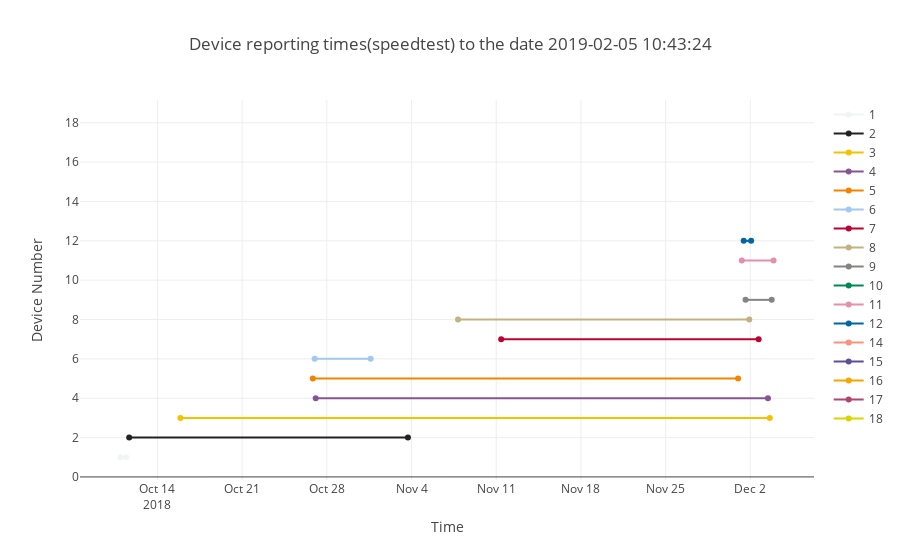

Source (notebook cell):
### Code cell
print("Iperf reporting times:")
data=[]
for i in range(len(device_numbers)):
    try:
        result_upload_first[i] = dateutil.parser.parse(result_upload_first[i]).strftime('%Y-%m-%d %H:%M:%S')
    except:
        result_upload_first[i]=None
    try:    
        result_upload_last[i] = dateutil.parser.parse(result_upload_last[i]).strftime('%Y-%m-%d %H:%M:%S')
    except:
        result_upload_last[i]=None
    print("Device: ", device_numbers[i],"  was reporting from ", result_upload_first[i], " to ",result_upload_last[i])
    trace = go.Scatter(x=[result_upload_first[i],result_upload_last[i]],y=[device_numbers[i],device_numbers[i]], 
                       name = device_numbers[i],marker=dict(color=colors[i]))
    data.append(trace)
layout = dict(title = "Device reporting times(speedtest) "+ title_tail,xaxis=dict(title="Time"),
        yaxis=dict(title="Device Number"))
fig = go.Figure(data=data, layout=layout)
iplot(fig)

### Figure 1 — Plotly figure (JSON) as saved in the notebook; plotly's stock layout.template omitted (floating-point values rounded to 4 significant figures)
{"data": [{"marker": {"color": "#F2F3F4"}, "name": 1, "type": "scatter", "x": ["2018-10-10 22:38:54", "2018-10-11 10:10:20"], "y": [1, 1]}, {"marker": {"color": "#222222"}, "name": 2, "type": "scatter", "x": ["2018-10-11 15:58:37", "2018-11-03 16:52:07"], "y": [2, 2]}, {"marker": {"color": "#F3C300"}, "name": 3, "type": "scatter", "x": ["2018-10-15 21:28:35", "2018-12-03 14:41:47"], "y": [3, 3]}, {"marker": {"color": "#875692"}, "name": 4, "type": "scatter", "x": ["2018-10-27 01:56:01", "2018-12-03 10:59:09"], "y": [4, 4]}, {"marker": {"color": "#F38400"}, "name": 5, "type": "scatter", "x": ["2018-10-26 20:10:16", "2018-11-30 23:46:22"], "y": [5, 5]}, {"marker": {"color": "#A1CAF1"}, "name": 6, "type": "scatter", "x": ["2018-10-26 23:53:09", "2018-10-31 14:52:59"], "y": [6, 6]}, {"marker": {"color": "#BE0032"}, "name": 7, "type": "scatter", "x": ["2018-11-11 09:52:14", "2018-12-02 16:27:57"], "y": [7, 7]}, {"marker": {"color": "#C2B280"}, "name": 8, "type": "scatter", "x": ["2018-11-07 20:14:27", "2018-12-01 21:58:23"], "y": [8, 8]}, {"marker": {"color": "#848482"}, "name": 9, "type": "scatter", "x": ["2018-12-01 14:34:26", "2018-12-03 18:24:06"], "y": [9, 9]}, {"marker": {"color": "#008856"}, "name": 10, "type": "scatter", "x": [null, null], "y": [10, 10]}, {"marker": {"color": "#E68FAC"}, "name": 11, "type": "scatter", "x": ["2018-12-01 07:10:18", "2018-12-03 22:05:59"], "y": [11, 11]}, {"marker": {"color": "#0067A5"}, "name": 12, "type": "scatter", "x": ["2018-12-01 10:52:23", "2018-12-02 01:40:24"], "y": [12, 12]}, {"marker": {"color": "#F99379"}, "name": 14, "type": "scatter", "x": [null, null], "y": [14, 14]}, {"marker": {"color": "#604E97"}, "name": 15, "type": "scatter", "x": [null, null], "y": [15, 15]}, {"marker": {"color": "#F6A600"}, "name": 16, "type": "scatter", "x": [null, null], "y": [16, 16]}, {"marker": {"color": "#B3446C"}, "name": 17, "type": "scatter", "x": [null, null], "y": [17, 17]}, {"marker": {"color": "#DCD300"}, "name": 18, "type": "scatter", "x": [null, null], "y": [18, 18]}], "layout": {"title": "Device reporting times(speedtest) to the date 2019-02-05 10:43:24", "xaxis": {"title": "Time"}, "yaxis": {"title": "Device Number"}}}
